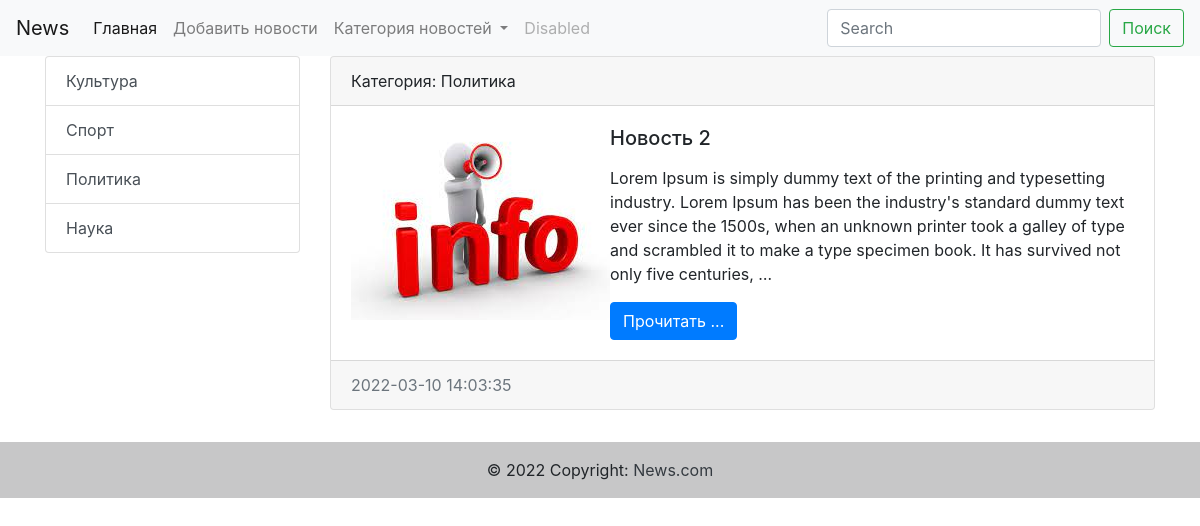
Page /cat/3/ on the committed database.
### News/models.py (models this page shows, shortened)
class Category(models.Model):
    title = models.CharField(max_length=255, db_index=True, verbose_name='заголовок')
    def __str__(self):
        return self.title
    class Meta:
        verbose_name = 'Категория'
        verbose_name_plural = 'Категории'

class News(models.Model):
    title = models.CharField( max_length=255, verbose_name="заголовок")
    content = models.TextField(blank=True, verbose_name="Контент")
    created_at = models.DateTimeField(auto_now_add=True, verbose_name="дата создание")
    update_at = models.DateTimeField(auto_now=True, verbose_name="дата изменения")
    photo = models.ImageField(upload_to='photo/%Y/%m/%d/', verbose_name="картинки")
    is_publisher = models.BooleanField(default=True, verbose_name="публикация")
    category = models.ForeignKey('Category', on_delete=models.PROTECT, verbose_name='категория', null=True)
    class Meta:
        verbose_name = 'Новость'
        verbose_name_plural = 'Новости'
        ordering =['-created_at']

### News/views.py (the view)
# urls.py: path('cat/<int:category_id>/', get_category, name='category'),
def get_category(request, category_id):
    news = News.objects.filter(category_id=category_id)
    categories = Category.objects.all()
    category = Category.objects.get(pk=category_id)
    print(category)
    return render(request, 'News/category.html', {'news':news, 'categories':categories, 'category':category})

### News/templates/News/category.html (shortened to what this page needs)
{% extends 'base.html' %}
{%block sidebar%}
<div class="col-md-3">
            <div class="list-group">
                {%for c in categories %}
            <a href="{% url 'category' c.pk%}" class="list-group-item list-group-item-action">{{c.title}}</a>
                {%endfor%}
            </div>
        </div>
{%endblock%}
{%block content%}
  <div class="col-md-9">
        {%for n in news %}
<div class="card mb-3">
  <div class="card-header">
    Категория: {{n.category}}
  </div>
  <div class="card-body">
    <div class="media">
     {% if n.photo %}
     <img src="{{n.photo.url}}" alt="">
     {% endif %}
     <div class="media-body">
    <h5 class="card-title">{{n.title}}</h5>
    <p class="card-text">{{n.content|linebreaks|truncatewords:50}}</p>
    <a href="#" class="btn btn-primary">Прочитать ...</a>
      </div>
    </div>
  </div>
  <div class="card-footer text-muted">
    {{n.created_at|date:"Y-m-d H:m:s"}}
  </div>
</div>
        {%endfor%}
            </div>
{%endblock%}

### rows in the picture
Category: title "Культура"
Category: title "Спорт"
Category: title "Политика"
Category: title "Наука"
News: category "Политика", photo (picture), title "Новость 2", content "Lorem Ipsum is simply dummy text of the printing and typesetting industry. Lorem Ipsum has been the industry's standard dummy text ever since the 1500s, when an unknown printer took a galley of type and scrambled it to make a type specimen book. It has survived not only five centuries, …", created_at "2022-03-10 14:03:35"
